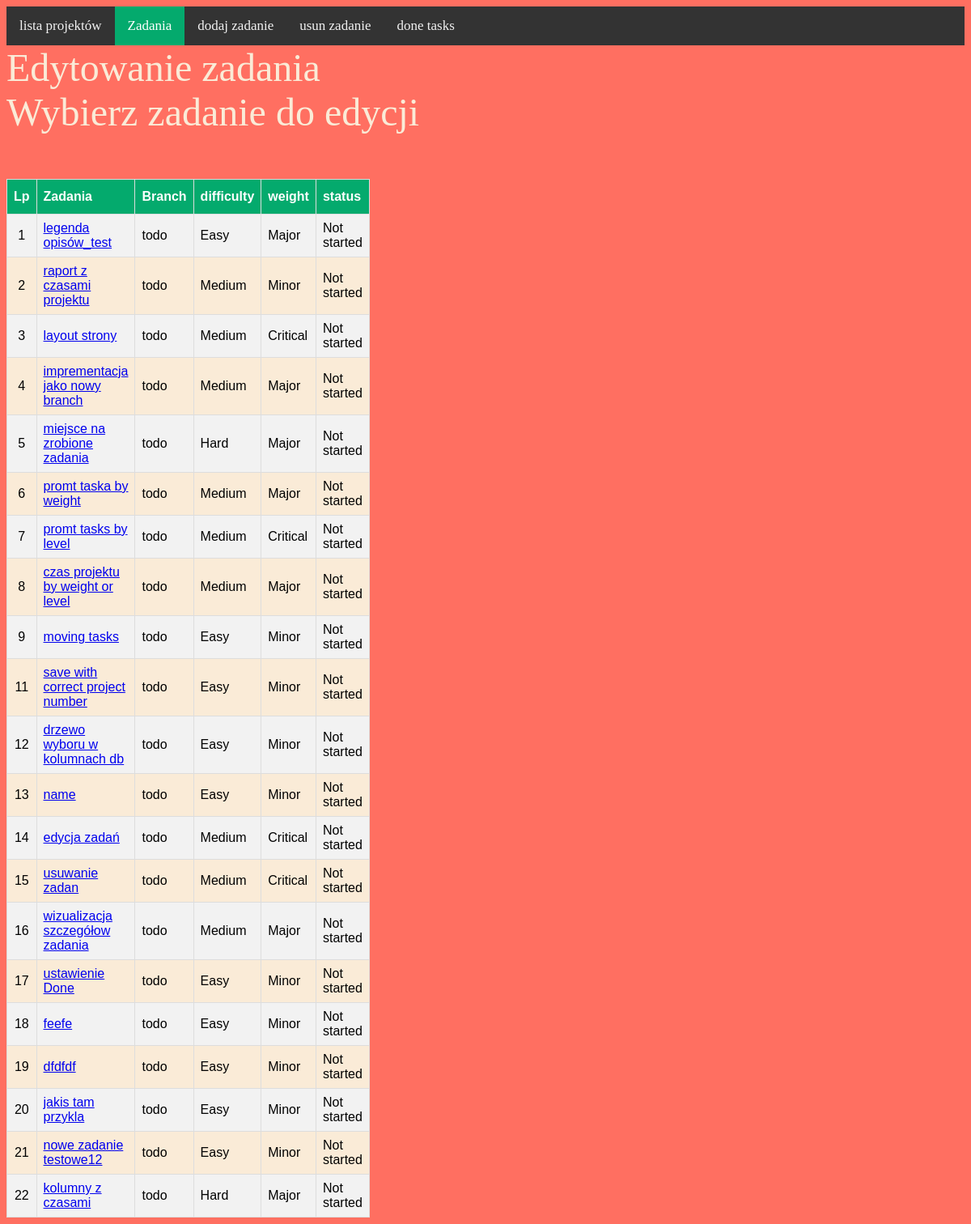
The app's page /4, older data.
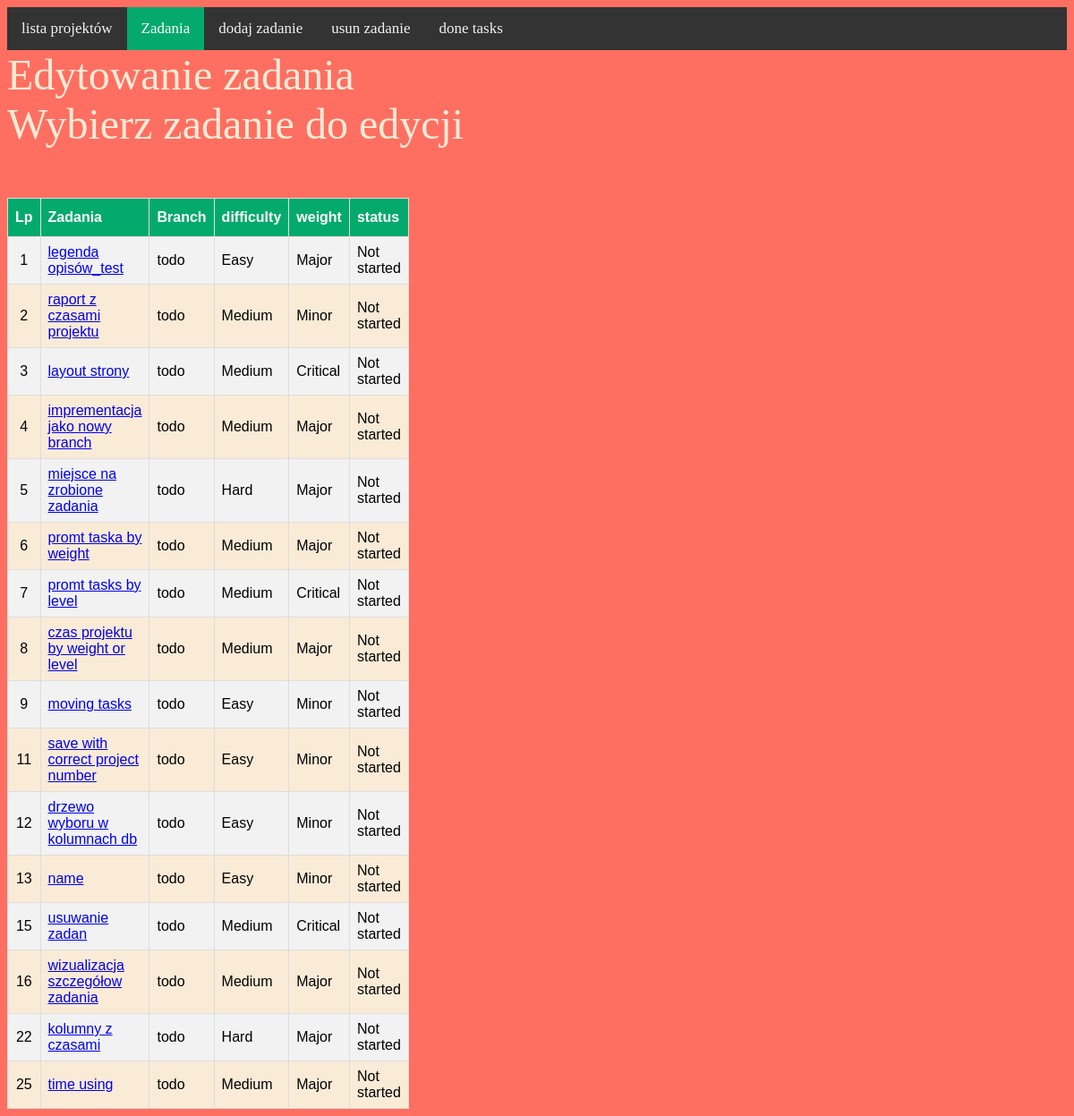
The same page, newer data.
### task/models.py (models this page shows, shortened)
class Task(models.Model):
    title = models.CharField(max_length=255, unique=True)
    task = models.TextField()
    branch = models.PositiveSmallIntegerField(choices=Branch.BRANCH, default=0)
    created = models.DateTimeField(auto_now_add=True)
    modified = models.DateTimeField(auto_now=True)
    timeneed = models.IntegerField()
    timedone = models.DecimalField(max_digits=6, decimal_places=2,default=0)
    weight = models.PositiveSmallIntegerField(choices=Weight.WEIGHT, default=0)
    level = models.PositiveSmallIntegerField(choices=Level.LEVEL, default=0)
    status = models.PositiveSmallIntegerField(choices=Status.STATUS, default=0)
    projekt = models.ForeignKey(Projects, on_delete=models.CASCADE, default=None)
    timeusing = models.IntegerField(blank=True, default=0)

### main/views.py (the view)
# urls.py: path('<int:projekt_id>', zadania, name="zadania"),
def zadania(request, projekt_id: int):
    global no_project
    no_project = projekt_id
    print(f"numer projektu : {no_project}")
    zadania = Task.objects.all().filter(projekt=projekt_id, status__lt=2)
    contex = {"zadania": zadania, "nr_projektu": projekt_id, "side": "show"}
    return render(request, "main/lista_zadan.html", contex)

### main/templates/main/lista_zadan.html (shortened to what this page needs)
{% extends 'base.html'%}
{% load static %}
{% block content %}
<div class="topnav">
  <a  href="{% url 'main:start' %}">lista projektów</a>
  {% if side == "delete" %}
    <a   href="{% url 'main:zadania' nr_projektu %}">Zadania</a>
    <a href="{% url 'main:add_task' %}">dodaj zadanie</a>
    <a class="active" href="{% url 'main:delete_task' nr_projektu %}">usun zadanie</a>
    <a href="{% url 'main:done_task' nr_projektu %}">done tasks</a>
  {% elif side == "show" %}
    <a  class="active" href="{% url 'main:zadania' nr_projektu %}">Zadania</a>
    <a href="{% url 'main:add_task' %}">dodaj zadanie</a>
    <a href="{% url 'main:delete_task' nr_projektu %}">usun zadanie</a>
    <a href="{% url 'main:done_task' nr_projektu %}">done tasks</a>
  {% else %}
    <a href="{% url 'main:zadania' nr_projektu %}">Zadania</a>
    <a href="{% url 'main:add_task' %}">dodaj zadanie</a>
    <a href="{% url 'main:delete_task' nr_projektu %}">usun zadanie</a>
    <a class="active"  href="{% url 'main:done_task' nr_projektu %}">done tasks</a>
  {% endif %}
</div>
<div>
  {% if side == "delete" %}
    Usuwanie zadania <br> Wybierz zadanie do usuniecia
  {% elif side == "show" %}
    Edytowanie zadania <br> Wybierz zadanie do edycji
  {% else %}
    Zakończone zadania
  {% endif %}
  <br><br>
</div>
<table id="customers">
  <tr>
    <th class="lp">Lp</th>
    <th>Zadania</th>
    <th>Branch</th>
    <th>difficulty</th>
    <th>weight</th>
    <th>status</th>
  </tr>
  {% for zadanie in zadania %}
  <tr>
    <td class="lp">{{ zadanie.id }}</td>
      {% if side == "delete" %}
        <td><a href="{% url 'main:remove_task' zadanie.id %}">{{ zadanie.title }}</a></td>
      {% else %}
        <td><a href="{% url 'main:check_task' zadanie.id %}">{{ zadanie.title }}</a></td>
      {% endif %}
    <td>{{ zadanie.get_branch_display }}</td>
    <td>{{ zadanie.get_level_display }}</td>
    <td>{{ zadanie.get_weight_display }}</td>
    <td>{{ zadanie.get_status_display }}</td>
  </tr>
  {% endfor %}
</table>
{% endblock %}

Row changes from the older to the newer data that the page shows:
no longer on this page (row edited): Task: id "14", title "edycja zadań", branch "todo", level "Medium", weight "Critical", status "Not started"
no longer on this page (row edited): Task: id "17", title "ustawienie Done", branch "todo", level "Easy", weight "Minor", status "Not started"
removed Task: id "18", title "feefe", branch "todo", level "Easy", weight "Minor", status "Not started"
removed Task: id "19", title "dfdfdf", branch "todo", level "Easy", weight "Minor", status "Not started"
removed Task: id "20", title "jakis tam przykla", branch "todo", level "Easy", weight "Minor", status "Not started"
removed Task: id "21", title "nowe zadanie testowe12", branch "todo", level "Easy", weight "Minor", status "Not started"
added Task: id "25", title "time using", branch "todo", level "Medium", weight "Major", status "Not started"
